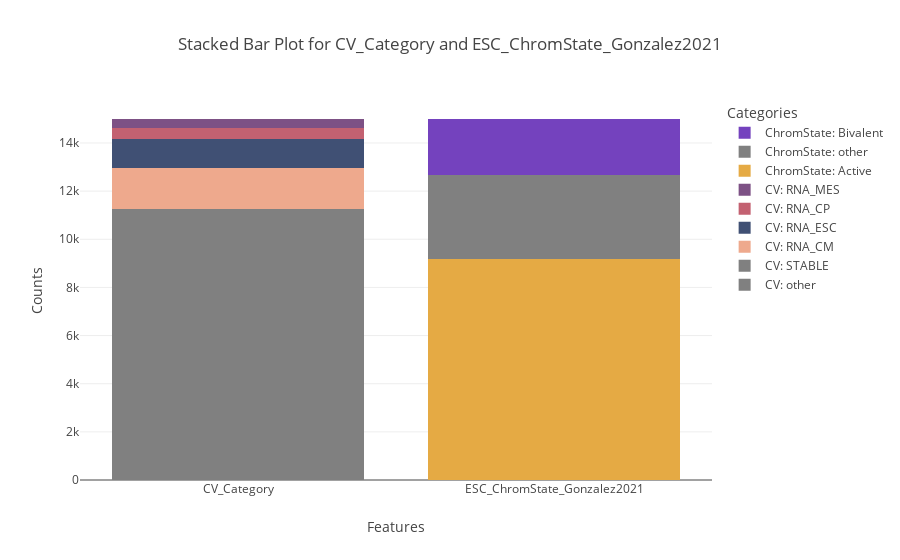

Notebook code for this chart:
### Code cell
import streamlit as st
import plotly.graph_objects as go

# Example color dictionaries
CV_COL_DICT = {'RNA_ESC': '#405074', 'RNA_MES': '#7d5185', 'RNA_CP': '#c36171', 'RNA_CM': '#eea98d', 'other': 'grey'}
GONZALEZ_COL_DICT = {'Active': '#E5AA44', 'Bivalent': '#7442BE', 'other': 'grey'}

# Placeholder DataFrame (replace with your actual DATA)
import pandas as pd
DATA = pd.DataFrame({
    "CV_Category": ["RNA_ESC", "RNA_MES", "RNA_CP", "RNA_CM", "RNA_ESC", "RNA_CP"],
    "ESC_ChromState_Gonzalez2021": ["Active", "Bivalent", "Active", "Active", "Bivalent", "Active"]
})

# Calculate counts for each category in the two features
cv_counts = DATA["CV_Category"].value_counts().to_dict()
chrom_counts = DATA["ESC_ChromState_Gonzalez2021"].value_counts().to_dict()

# Create a unified figure with two stacked bar plots
fig = go.Figure()

# Add bars for CV_Category
for category, count in cv_counts.items():
    fig.add_trace(
        go.Bar(
            name=f"CV: {category}",
            x=["CV_Category"],
            y=[count],
            marker_color=CV_COL_DICT.get(category, CV_COL_DICT["other"]),
            hoverinfo="y"
        )
    )

# Add bars for ESC_ChromState_Gonzalez2021
for category, count in chrom_counts.items():
    fig.add_trace(
        go.Bar(
            name=f"ChromState: {category}",
            x=["ESC_ChromState_Gonzalez2021"],
            y=[count],
            marker_color=GONZALEZ_COL_DICT.get(category, GONZALEZ_COL_DICT["other"]),
            hoverinfo="y"
        )
    )

# Update layout for stacked bar
fig.update_layout(
    barmode="stack",
    title="Stacked Bar Plot for CV_Category and ESC_ChromState_Gonzalez2021",
    xaxis=dict(title="Features"),
    yaxis=dict(title="Counts"),
    legend=dict(title="Categories"),
    plot_bgcolor="white"
)

# Display the plot in Streamlit
st.plotly_chart(fig, use_container_width=True)

### Figure 1 — Plotly figure (JSON) as saved in the notebook; plotly's stock layout.template omitted (floating-point values rounded to 4 significant figures)
{"data": [{"hoverinfo": "y", "marker": {"color": "grey"}, "name": "CV: other", "type": "bar", "x": ["CV_Category"], "y": [7417]}, {"hoverinfo": "y", "marker": {"color": "grey"}, "name": "CV: STABLE", "type": "bar", "x": ["CV_Category"], "y": [3826]}, {"hoverinfo": "y", "marker": {"color": "#eea98d"}, "name": "CV: RNA_CM", "type": "bar", "x": ["CV_Category"], "y": [1703]}, {"hoverinfo": "y", "marker": {"color": "#405074"}, "name": "CV: RNA_ESC", "type": "bar", "x": ["CV_Category"], "y": [1202]}, {"hoverinfo": "y", "marker": {"color": "#c36171"}, "name": "CV: RNA_CP", "type": "bar", "x": ["CV_Category"], "y": [489]}, {"hoverinfo": "y", "marker": {"color": "#7d5185"}, "name": "CV: RNA_MES", "type": "bar", "x": ["CV_Category"], "y": [359]}, {"hoverinfo": "y", "marker": {"color": "#E5AA44"}, "name": "ChromState: Active", "type": "bar", "x": ["ESC_ChromState_Gonzalez2021"], "y": [9186]}, {"hoverinfo": "y", "marker": {"color": "grey"}, "name": "ChromState: other", "type": "bar", "x": ["ESC_ChromState_Gonzalez2021"], "y": [3495]}, {"hoverinfo": "y", "marker": {"color": "#7442BE"}, "name": "ChromState: Bivalent", "type": "bar", "x": ["ESC_ChromState_Gonzalez2021"], "y": [2315]}], "layout": {"barmode": "stack", "legend": {"title": {"text": "Categories"}}, "plot_bgcolor": "white", "title": {"text": "Stacked Bar Plot for CV_Category and ESC_ChromState_Gonzalez2021"}, "xaxis": {"title": {"text": "Features"}}, "yaxis": {"title": {"text": "Counts"}}}}
